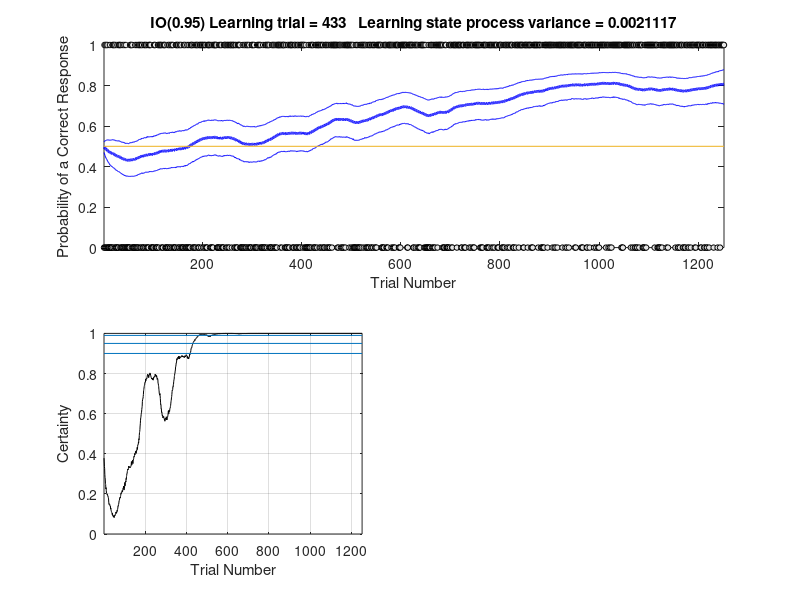

This figure's MATLAB source:
%-------------------------------------------------------------------------------------
%plot the figures
load('resultsindividual');
 t=1:size(p,2)-1; 

 figure(1);  clf;

 
 %plot learning curve
 subplot(211);  
 h=plot(t, pmid(2:end),'b-'); set(h, 'LineWidth',2);
 hold on;
 plot(t, p05(2:end),'b', t, p95(2:end), 'b');
 if(MaxResponse == 1)
      hold on; [y, x] = find(Responses > 0);
      h = plot(x,y,'o'); set(h, 'MarkerFaceColor',[.9 .9 .9]);
      set(h, 'MarkerEdgeColor', 'k' ,'MarkerSize', 4);
      hold on; [y, x] = find(Responses == 0);
      h = plot(x,zeros(size(x)),'o'); set(h, 'MarkerFaceColor', [.9 .9 .9]);
      set(h, 'MarkerEdgeColor', 'k','MarkerSize', 4);
      axis([1 t(end)  0 1.0]);
 else
      hold on; plot(t, Responses./MaxResponse,'ko');
      axis([1 t(end)  0 1]);
 end
 line([1 t(end)], [BackgroundProb  BackgroundProb ]);
 title(['IO(0.95) Learning trial = ' num2str(cback) '   Learning state process variance = ' num2str(SigE^2) ]);
 xlabel('Trial Number')
 ylabel('Probability of a Correct Response')

%  %plot IO certainty
 subplot(223)
 plot(t,pcert(2:end),'k')
 line([ 1 t(end)],[0.90 0.90]);
 line([ 1 t(end)],[0.99 0.99]);
 line([ 1 t(end)],[0.95 0.95]);
 axis([1 t(end)  0 1]);
 grid on;
 xlabel('Trial Number')
 ylabel('Certainty')
 